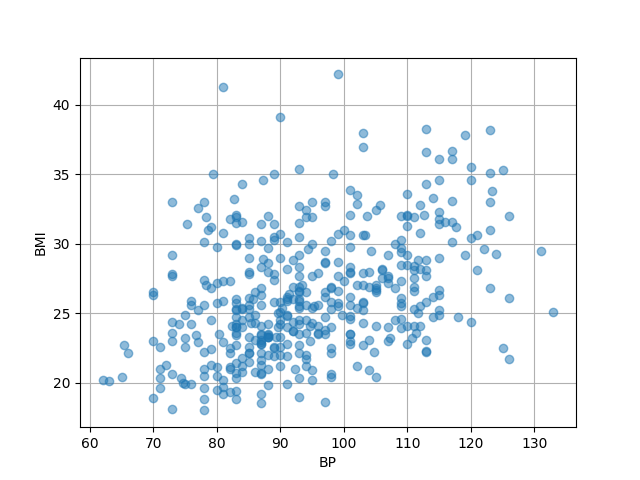

Source code (Python):
import numpy
import pandas
from matplotlib import pyplot

df = pandas.read_csv('https://web.stanford.edu/~hastie/Papers/LARS/diabetes.data', delimiter='\t')
print(df)

print(df.loc[df['AGE'].idxmin()])

print(df['BMI'].mean())

# same as df['BMI'].mean()
print(numpy.mean(df['BMI']))

pyplot.figure()
pyplot.plot(df['BP'], df['BMI'], 'o', alpha=0.5)
pyplot.xlabel('BP')
pyplot.ylabel('BMI')
pyplot.grid(True)
pyplot.savefig("Pandas_2.png")
pyplot.show()
